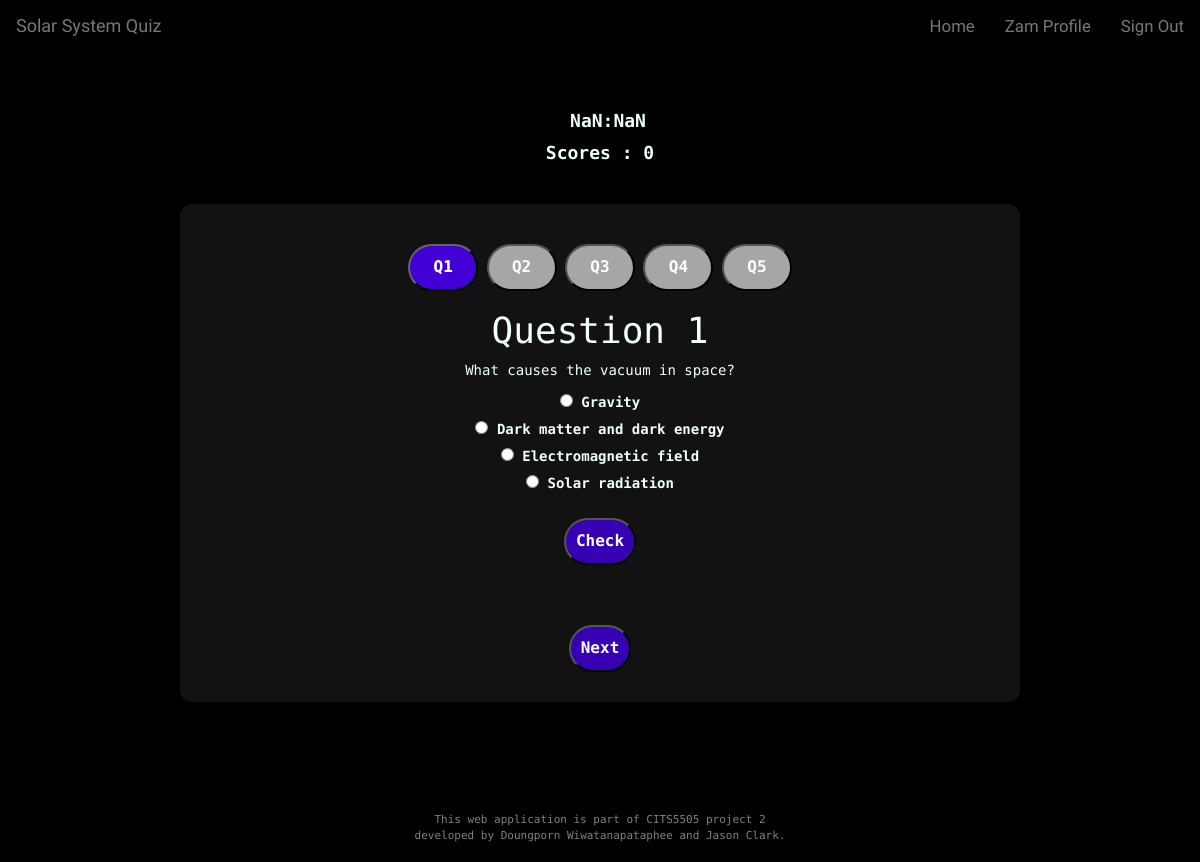
The app's page /quiz?questionsetID=2 (signed in) with its own data.
### app/models.py (models this page shows, shortened)
class User(UserMixin, db.Model):
    __tablename__ = 'user_table'
    id = db.Column(db.Integer, primary_key=True)
    username = db.Column(db.String(64), index=True, unique=True)
    user_type = db.Column(db.String(64))
    email = db.Column(db.String(120), index=True, unique=True)
    password_hash = db.Column(db.String(128))
    posts = db.relationship('Post', backref='author', lazy='dynamic')
    about_me = db.Column(db.String(140))
    last_seen = db.Column(db.DateTime, default=datetime.utcnow)
    score_child = db.relationship("Score", backref = 'user_parent')
    quiz_unlocked = db.Column(db.Integer, default=0)

class Question(db.Model):
    __tablename__ = 'question'
    id = db.Column(db.Integer, primary_key = True)
    question = db.Column(db.String(128))
    question_type = db.Column(db.String(128))
    answer = db.Column(db.String(128))
    child = db.relationship("CurrentQuestion", backref="parent")
    option_child = db.relationship("Option", backref="parent")
    reference_value = db.Column(db.String(128))

class Option(db.Model):
    __tablename__ = 'option'
    id = db.Column(db.Integer, primary_key = True)
    question_id = db.Column(db.Integer, db.ForeignKey('question.id'))
    option_value = db.Column(db.String(64))
    def __repr__(self):
        return self.option_value

### app/routes.py (the view)
@app.route('/quiz', methods = ['GET','POST'])
def generate_quiz():
    return QuizController.generate_quiz()

### app/models.py (called while the page is built)
@login.user_loader
def load_user(id):
    return User.query.get(int(id))

### app/routes.py (called while the page is built)
@app.before_request
def before_request():
    from_zone = tz.tzutc()
    to_zone = tz.tzlocal()
    utc = datetime.utcnow()
    utc = utc.replace(tzinfo=from_zone)
    central = utc.astimezone(to_zone)   # convert to local timezone
    if current_user.is_authenticated:
        current_user.last_seen = central
        db.session.commit()

### app/templates/quiz.html (shortened to what this page needs)
{% extends 'base.html' %}
{% block body %}
<div class="quiz-container">
  <div class="container">
    <br>
    {% for q_num in range(1, (questions | length) + 1) %}
      <button class="qBtn unclicked" id="Q{{ q_num }}Button">Q{{ q_num }}</button>
    {% endfor %}
  </div>
  <div class="container">
  {% for q_num in range(questions | length) %}
  <div id="Q{{ q_num+1 }}" class="main">
    <h1 id="heading{{ q_num+1 }}">Question {{ q_num+1 }}</h1>
    <p> {{questions[q_num].question}} </p>
    <div id="mcq{{ q_num+1 }}">
    {% for option in questions[q_num].answerOptions %}
      <label>
        <input type="radio" name="Q{{ q_num+1 }}" value="{{ option }}">
        {{option}}
      </label>
      <br>
    {% endfor %}
    <br>
      <button id="check" class="submitQ" type="button" onclick="validate_answer('{{ q_num+1 }}')">
        Check
      </button>
    </div>
    {% if q_num == 0 %}
    <div style="justify-content: flex-end;" class="nextPrevious_container endOfDiv">
      <button class="submitQ" type="button" onclick="nextBtn('{{ q_num+1 }}')">
        Next
      </button>
    </div>
    {% endif %}
  </div>
  {% endfor %}
</div>
{% endblock %}

### app/templates/base.html (shortened to what this page needs)
<!DOCTYPE html>
<html lang="en">
<head>
  <link rel="stylesheet" href="https://maxcdn.bootstrapcdn.com/bootstrap/3.4.1/css/bootstrap.min.css">
  <link rel="stylesheet" type="text/css" href="{{ url_for('static', filename='css/theme.css') }}">
  <link rel="stylesheet" href="https://cdnjs.cloudflare.com/ajax/libs/font-awesome/4.7.0/css/font-awesome.min.css">
</head>
<body>
  {% block navbar %}
  <nav class="navbar navbar-default">
    <div class="navbar-header">
      <a class="navbar-brand" href="{{ url_for('home') }}">Solar System Quiz</a>
    </div>
    <div class="collapse navbar-collapse" id="bs-example-navbar-collapse-1">
      <ul class="nav navbar-nav navbar-right">
        {% if current_user.is_authenticated %}
        <li><a id="nav_home" href="{{ url_for('home') }}">Home</a></li>
        <li><a id="nav_profile" href="{{ url_for('user_profile', username=current_user.username) }}">{{ current_user.username }} Profile</a></li>
        <li><a id="nav_logout" href="{{ url_for('logout') }}">Sign Out</a></li>
        {% else %}
        <li><a id="nav_home" href="{{ url_for('home') }}">Home</a></li>
        <li><a id="nav_login" href="{{ url_for('login') }}">Login</a></li>
        <li><a id="nav_register" href="{{ url_for('register') }}">Register</a></li>
        {% endif %}
      </ul>
    </div>
  </nav>
  {% endblock %}
  <div class="points-container">
    <div class="container">
      <div class="points" id="points">
      <div id="timer"></div>
      <p>Scores : <b>0</b></p></div>
    </div>
  </div>
  {% block body %}{% endblock %}
  <footer>
    <p>This web application is part of CITS5505 project 2 <br>
        developed by Doungporn Wiwatanapataphee and Jason Clark.</p>
  </footer>
</body>
</html>

### app/static/css/theme.css (style rules this page uses)
* { box-sizing: border-box; }
body { font-family: 'Space Mono', monospace; background-color: black; color: azure; padding-bottom: 60px; margin-bottom: 100px; }
html { scroll-behavior: smooth; }
.navbar { font-family: 'Audiowide', cursive; background-color: black; border-color: black; top: 0; }
.nav a { font-size: 1.2em !important; }
.main { margin-left: auto; margin-right: auto; width: 100%; }
.qBtn { width: 70px; padding: 10px; font-size: 16px; font-weight: bold; text-decoration: none; border-radius: 25px; filter: brightness(1); }
.qBtn.unclicked { color: #ffffff; background-color: rgb(166, 166, 166); }
.qBtn.clicked { color: #ffffff; background-color: #3700b3; filter: brightness(1.2); }
.submitQ { padding: 10px; font-size: 16px; font-weight: bold; text-decoration: none; border-radius: 25px; filter: brightness(1); color: #ffffff; background-color: #3700b3; }
.quiz-container { text-align: center; padding: 20px; margin: 0 auto; margin-top: 20px; width: 70%; display: flex; flex-wrap: wrap; border-radius: 12px; background: #121212; }
.points-container { padding: 20px; display: flex; margin: 0 auto; text-align: center; }
.points { border-radius: 12px; width: 150px; text-align: center; height: 40px; padding: 8px; font-size: 18px; font-weight: bold; }
#timer { border-radius: 12px; height: 40px; width: 150px; text-align: center; padding: 8px; font-size: 18px; font-weight: bold; }
footer { position: fixed; font-size: 11px; background: black; color:grey; bottom: 0; left: 0; height: 50px; width: 100%; }

### records on screen
User: username "Zam"
Question: question "What causes the vacuum in space?", answer "Gravity"
Option: option_value "Dark matter and dark energy"
Option: option_value "Electromagnetic field"
Option: option_value "Solar radiation"

### other values on screen
{{ q_num }} "1" "2" "3" "4" "5"
{{ q_num+1 }} "1"
